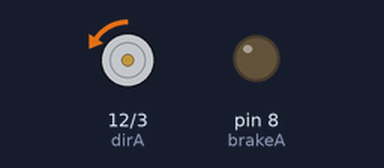
Recording of a sketch running on a simulated Arduino Uno, built with avr-gcc and run on an emulated ATmega328P. Parts: direction and speed pins drawn as motors (green arrow = direction pin HIGH = forward, orange = LOW = backward, longer = more drive), output pins drawn as LEDs (lit = HIGH).

Above: at 0.15 s.
At 4.1 s:
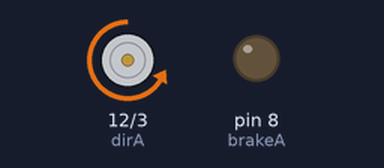
At 25.1 s:
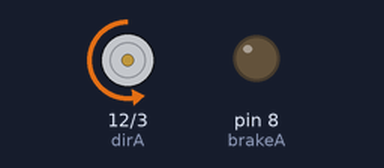
At 32.1 s:
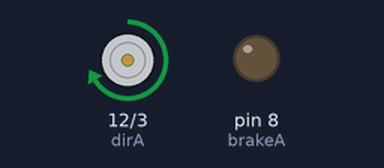
Timing chart, 0 to 33.6 s (numbered marks = the images above):
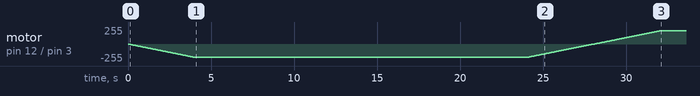

The sketch:

socw.ino
```cpp
#define DELAY_MS (20)
#define CONSTANT_SPEED_PERIOD_MS (20000)

#define MAX_SPEED_PWM (200)

const uint8_t dirA = 12;
const uint8_t pwmA = 3;
const uint8_t brakeA = 8;

enum state_enum
{
	STOPPED,
	ACCEL,
	AT_SPEED,
	DECEL
};
typedef enum state_enum STATE_ENUM;

enum dir_enum
{
	CW,
	CCW
};
typedef enum dir_enum DIR_ENUM;

STATE_ENUM s_state = STOPPED;
DIR_ENUM s_direction = CCW;
uint8_t s_pwm = 0;
uint16_t speed_ms_count = 0;

void setup()
{
  	pinMode(dirA, OUTPUT);
	pinMode(pwmA, OUTPUT);
	pinMode(brakeA, OUTPUT);

  	digitalWrite(dirA, LOW);
	digitalWrite(pwmA, LOW);
	digitalWrite(brakeA, LOW);
}

void loop()
{
	switch(s_state)
	{
	case STOPPED:
		s_direction = (s_direction == CW) ? CCW : CW;
                digitalWrite(dirA, (s_direction == CW) ? LOW : HIGH);
		s_state = ACCEL;
		break;

	case ACCEL:
		if (s_pwm < MAX_SPEED_PWM)
		{
			analogWrite(pwmA, ++s_pwm);
		}
		else
		{
			s_state = AT_SPEED;
		}
		break;

	case AT_SPEED:
		speed_ms_count += DELAY_MS;
		if (speed_ms_count >= CONSTANT_SPEED_PERIOD_MS)
		{
			speed_ms_count = 0;
			s_state = DECEL;
		}
		break;

	case DECEL:
		if (s_pwm > 0)
		{
			analogWrite(pwmA, --s_pwm);
		}
		else
		{
			s_state = STOPPED;
		}
		break;
	}

	delay(DELAY_MS);
}
```
